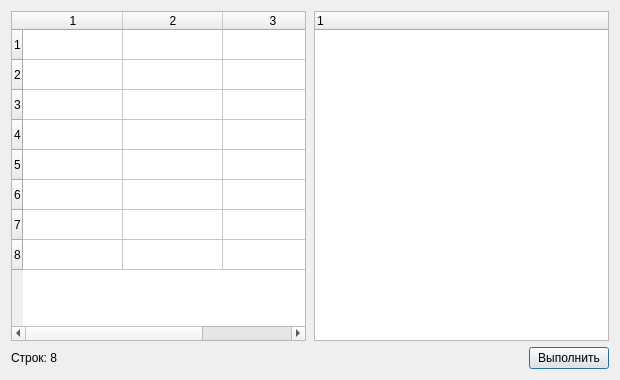
<?xml version="1.0" encoding="UTF-8"?>
<ui version="4.0"><class>Dialog</class><widget class="QDialog" name="Dialog"><property name="geometry"><rect><x>0</x><y>0</y><width>620</width><height>380</height></rect></property><property name="windowTitle"><string>#125 mixed/210_table_and_tree</string></property><layout class="QVBoxLayout" name="verticalLayout"><property name="leftMargin"><number>11</number></property><property name="topMargin"><number>11</number></property><property name="rightMargin"><number>11</number></property><property name="bottomMargin"><number>11</number></property><property name="spacing"><number>6</number></property><item><layout class="QHBoxLayout" name="split"><property name="leftMargin"><number>0</number></property><property name="topMargin"><number>0</number></property><property name="rightMargin"><number>0</number></property><property name="bottomMargin"><number>0</number></property><property name="spacing"><number>8</number></property><item><widget class="QTableWidget" name="table"><property name="rowCount"><number>8</number></property><property name="columnCount"><number>3</number></property></widget></item><item><widget class="QTreeWidget" name="tree"></widget></item></layout></item><item><layout class="QHBoxLayout" name="buttons"><property name="leftMargin"><number>0</number></property><property name="topMargin"><number>0</number></property><property name="rightMargin"><number>0</number></property><property name="bottomMargin"><number>0</number></property><property name="spacing"><number>6</number></property><item><widget class="QLabel" name="l1"><property name="text"><string>Строк: 8</string></property></widget></item><item><spacer name="horizontalSpacer"><property name="orientation"><enum>Qt::Orientation::Horizontal</enum></property><property name="sizeHint" stdset="0"><size><width>40</width><height>20</height></size></property></spacer></item><item><widget class="QPushButton" name="b1"><property name="text"><string>Выполнить</string></property></widget></item></layout></item></layout></widget></ui>
